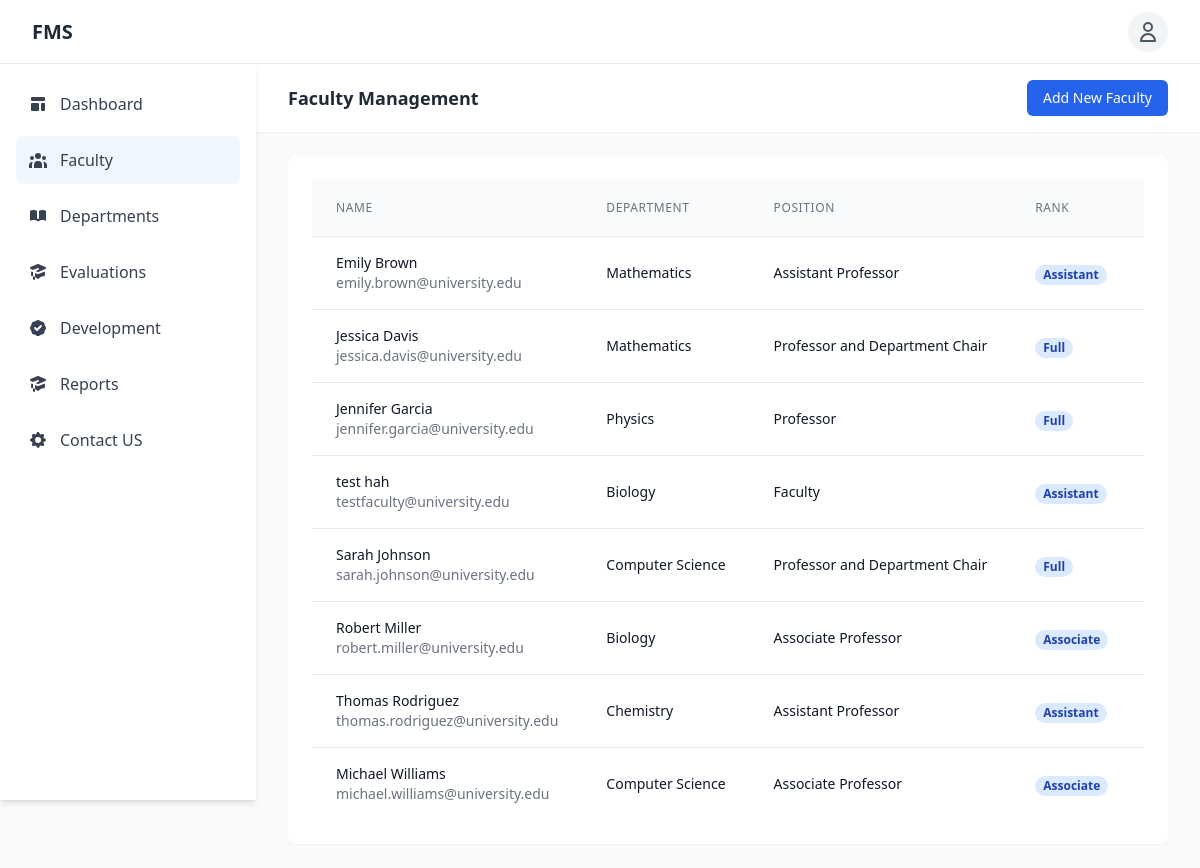
Page /faculty.php (signed in) on the committed database.
### tables this page shows
CREATE TABLE `faculty` (
  `faculty_id` int(11) NOT NULL,
  `department_id` int(11) NOT NULL,
  `position` varchar(100) NOT NULL,
  `rank` enum('assistant','associate','full','emeritus') NOT NULL,
  `hire_date` date NOT NULL,
  `tenure_status` enum('tenured','tenure_track','non_tenure') NOT NULL,
  `bio` text DEFAULT NULL,
  `office_location` varchar(50) DEFAULT NULL,
  `office_hours` text DEFAULT NULL
);

CREATE TABLE `users` (
  `user_id` int(11) NOT NULL,
  `first_name` varchar(50) NOT NULL,
  `last_name` varchar(50) NOT NULL,
  `email` varchar(100) NOT NULL,
  `password_hash` varchar(255) NOT NULL,
  `salt` varchar(32) NOT NULL,
  `role` enum('admin','department_head','faculty','reviewer') NOT NULL,
  `account_status` enum('active','suspended','pending') DEFAULT 'pending',
  `last_login` datetime DEFAULT NULL,
  `failed_login_attempts` int(11) DEFAULT 0,
  `password_reset_token` varchar(64) DEFAULT NULL,
  `password_reset_expires` datetime DEFAULT NULL,
  `created_at` timestamp NOT NULL DEFAULT current_timestamp(),
  `updated_at` timestamp NOT NULL DEFAULT current_timestamp() ON UPDATE current_timestamp()
);

CREATE TABLE `departments` (
  `department_id` int(11) NOT NULL,
  `name` varchar(100) NOT NULL,
  `code` varchar(10) NOT NULL,
  `description` text DEFAULT NULL,
  `head_id` int(11) DEFAULT NULL,
  `created_at` timestamp NOT NULL DEFAULT current_timestamp(),
  `updated_at` timestamp NOT NULL DEFAULT current_timestamp() ON UPDATE current_timestamp()
);

### includes/data_access.php (called while the page is built, shortened)
<?php
function getAllFaculty()
{
    global $pdo;
    try {
        $stmt = $pdo->prepare("
            SELECT f.*, u.first_name, u.last_name, u.email, d.name as department_name
            FROM faculty f
            JOIN users u ON f.faculty_id = u.user_id
            JOIN departments d ON f.department_id = d.department_id
            ORDER BY u.last_name, u.first_name
        ");
        $stmt->execute();
        return $stmt->fetchAll(PDO::FETCH_ASSOC);
    } catch (PDOException $e) {
        error_log("Database error in getAllFaculty: " . $e->getMessage());
        return [];
    }
}
?>

### faculty.php (the view, shortened to what this page needs)
<?php
require_once 'includes/config.php';
require_once 'includes/data_access.php';
$faculty = getAllFaculty();
include 'includes/header.php';
include 'includes/sidebar.php';
?>
<div class="flex-1 sm:ml-64">
    <header class="bg-white shadow-sm">
        <div class="max-w-7xl mx-auto px-4 py-4 sm:px-6 lg:px-8 flex justify-between items-center">
            <h2 class="text-lg font-semibold text-gray-800">
                Faculty Management
            </h2>
            <a href="faculty_create.php" class="bg-blue-600 text-white px-4 py-2 rounded-md text-sm font-medium hover:bg-blue-700">
                Add New Faculty
            </a>
        </div>
    </header>
    <main class="max-w-7xl mx-auto px-4 py-6 sm:px-6 lg:px-8">
        <div class="bg-white overflow-hidden shadow-sm rounded-lg">
            <div class="p-6">
                <div class="overflow-x-auto">
                    <table class="min-w-full divide-y divide-gray-200">
                        <thead class="bg-gray-50">
                            <tr>
                                <th scope="col" class="px-6 py-3 text-left text-xs font-medium text-gray-500 uppercase tracking-wider">
                                    Name
                                </th>
                                <th scope="col" class="px-6 py-3 text-left text-xs font-medium text-gray-500 uppercase tracking-wider">
                                    Department
                                </th>
                                <th scope="col" class="px-6 py-3 text-left text-xs font-medium text-gray-500 uppercase tracking-wider">
                                    Position
                                </th>
                                <th scope="col" class="px-6 py-3 text-left text-xs font-medium text-gray-500 uppercase tracking-wider">
                                    Rank
                                </th>
                                <th scope="col" class="px-6 py-3 text-left text-xs font-medium text-gray-500 uppercase tracking-wider">
                                </th>
                            </tr>
                        </thead>
                        <tbody class="bg-white divide-y divide-gray-200">
                            <?php if (empty($faculty)): ?>
                                    <tr>
                                        <td colspan="6" class="px-6 py-4 text-center text-gray-500">
                                            No faculty members found. <a href="faculty_create.php" class="text-blue-600 hover:underline">Add a faculty member</a>.
                                        </td>
                                    </tr>
                            <?php else: ?>
                                    <?php foreach ($faculty as $member): ?>
                                        <tr>
                                            <td class="px-6 py-4 whitespace-nowrap">
                                                <div class="flex items-center">
                                                    <div>
                                                        <div class="text-sm font-medium text-gray-900">
                                                            <?php echo htmlspecialchars($member['first_name'] . ' ' . $member['last_name']); ?>
                                                        </div>
                                                        <div class="text-sm text-gray-500">
                                                            <?php echo htmlspecialchars($member['email']); ?>
                                                        </div>
                                                    </div>
                                                </div>
                                            </td>
                                            <td class="px-6 py-4 whitespace-nowrap">
                                                <div class="text-sm text-gray-900"><?php echo htmlspecialchars($member['department_name']); ?></div>
                                            </td>
                                            <td class="px-6 py-4 whitespace-nowrap">
                                                <div class="text-sm text-gray-900"><?php echo htmlspecialchars($member['position']); ?></div>
                                            </td>
                                            <td class="px-6 py-4 whitespace-nowrap">
                                                <span class="px-2 inline-flex text-xs leading-5 font-semibold rounded-full bg-blue-100 text-blue-800">
                                                    <?php echo ucfirst(htmlspecialchars($member['rank'])); ?>
                                                </span>
                                            </td>
                                            <td class="px-6 py-4 whitespace-nowrap text-sm text-gray-500">
                                            </td>
                                        </tr>
                                    <?php endforeach; ?>
                            <?php endif; ?>
                        </tbody>
                    </table>
                </div>
            </div>
        </div>
    </main>
</div>
<?php include 'includes/footer.php'; ?>

### includes/header.php (style rules this page uses)
body { padding-top: 4rem; }

### rows in the picture
faculty: faculty_id.last_name "Emily Brown", faculty_id.email "emily.brown@university.edu", department.name "Mathematics", position "Assistant Professor", rank "Assistant"
faculty: faculty_id.last_name "Jessica Davis", faculty_id.email "jessica.davis@university.edu", department.name "Mathematics", position "Professor and Department Chair", rank "Full"
faculty: faculty_id.last_name "Jennifer Garcia", faculty_id.email "jennifer.garcia@university.edu", department.name "Physics", position "Professor", rank "Full"
faculty: faculty_id.last_name "test hah", faculty_id.email "testfaculty@university.edu", department.name "Biology", position "Faculty", rank "Assistant"
faculty: faculty_id.last_name "Sarah Johnson", faculty_id.email "sarah.johnson@university.edu", department.name "Computer Science", position "Professor and Department Chair", rank "Full"
faculty: faculty_id.last_name "Robert Miller", faculty_id.email "robert.miller@university.edu", department.name "Biology", position "Associate Professor", rank "Associate"
faculty: faculty_id.last_name "Thomas Rodriguez", faculty_id.email "thomas.rodriguez@university.edu", department.name "Chemistry", position "Assistant Professor", rank "Assistant"
faculty: faculty_id.last_name "Michael Williams", faculty_id.email "michael.williams@university.edu", department.name "Computer Science", position "Associate Professor", rank "Associate"
